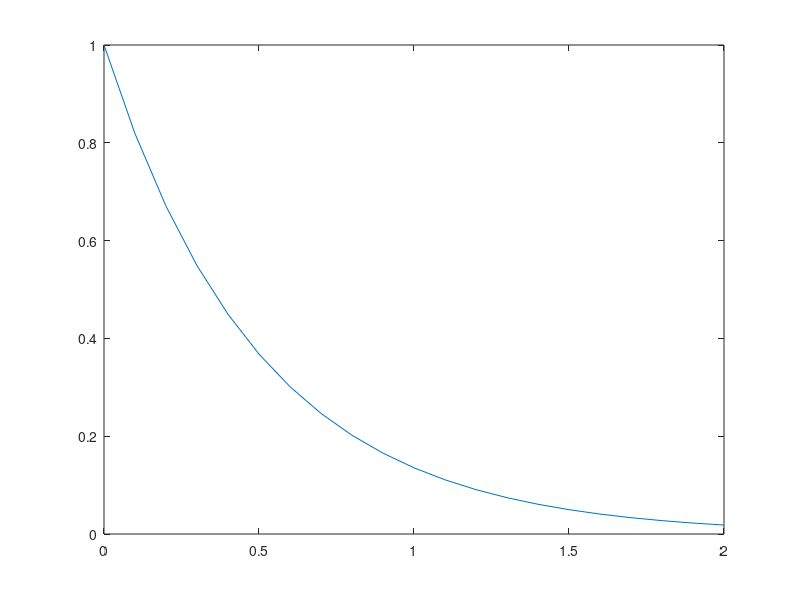

This chart was generated by the following MATLAB code:

%%
a=3;
if rem(a,2) == 0
    disp('a is even')
else
    disp('a is odd')
end
%%
for n=1:10
    b(n)=2^n;
end
disp(b)
%%
A=[1 2 3 4;...
    5 6 7 8];

%%
%Pre-allocating 预宣告
A = zeros(2000,2000);


%%
clc
%ctrl+c  停止执行程序


%%
%function handles
f = @(x)exp(-2*x);%f是一个pointer指向后面的exp(-2*x)
x = 0:0.1:2;
plot(x, f(x));

